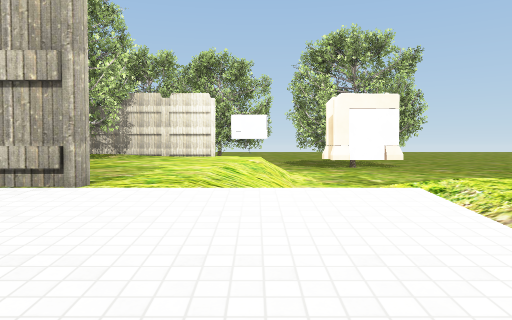
view 1 (above)

24 first-person views from a walk through a Unity game level. The camera is 1.3 m above the floor, tilts 2° down and sees 70° across. The floor is counted in squares, 2 m on a side. Each view is taken from the middle of a square. On the plan, view 1 faces up. The plan holds only what a view shows up to about 11 squares ahead; the rest is blank. The place goes on beyond the plan. The player character is not drawn. Some animated figures are left out. Some surface patterns are stand-ins.

view 2
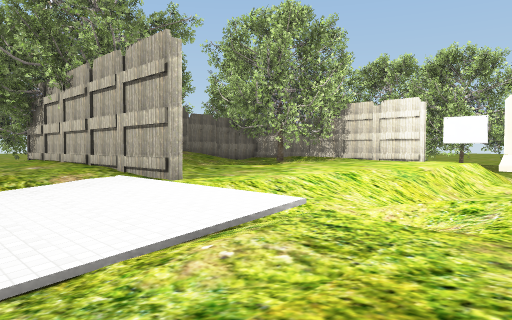

view 3
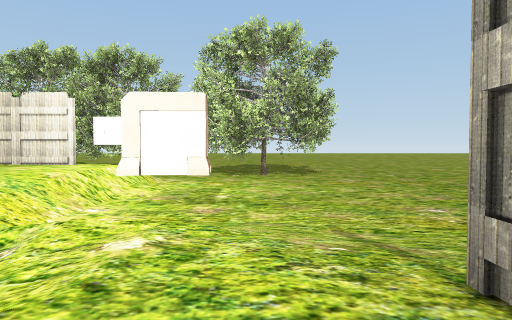

view 4
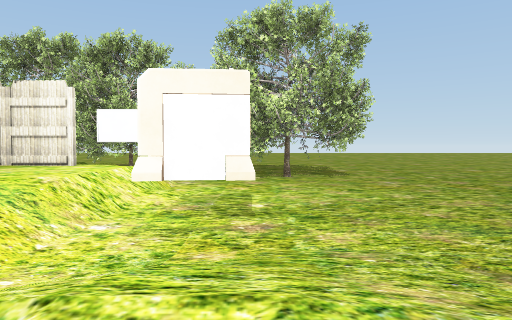

view 5
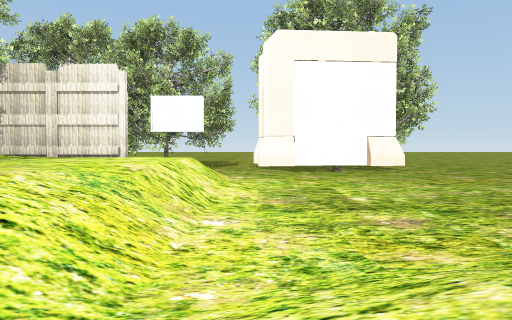

view 6
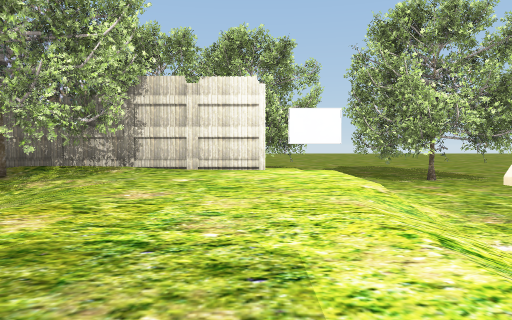

view 7
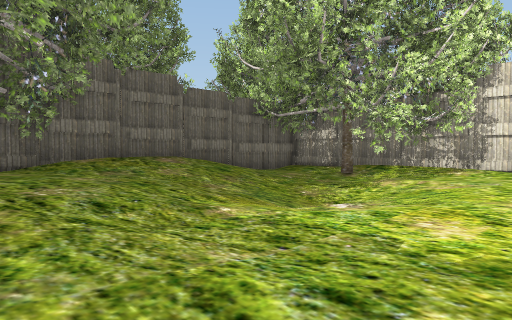

view 8
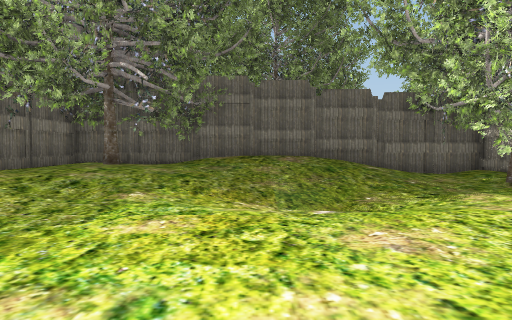

view 9
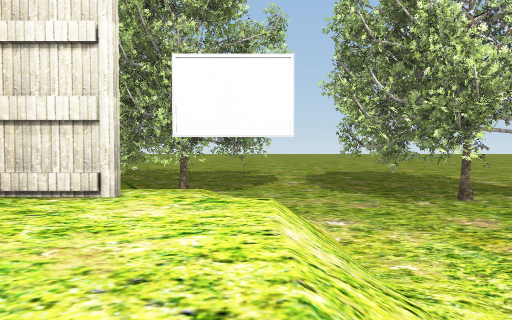

view 10
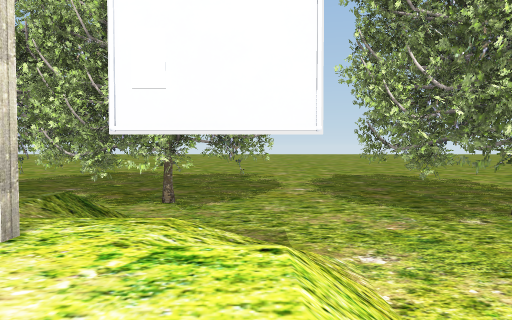

view 11
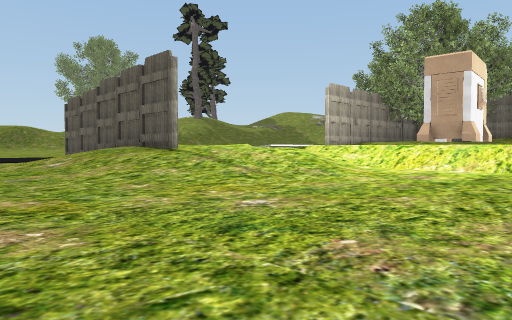

view 12
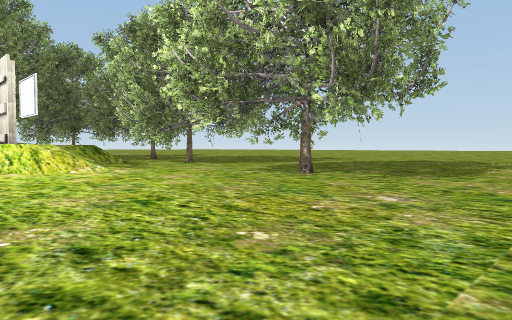

view 13
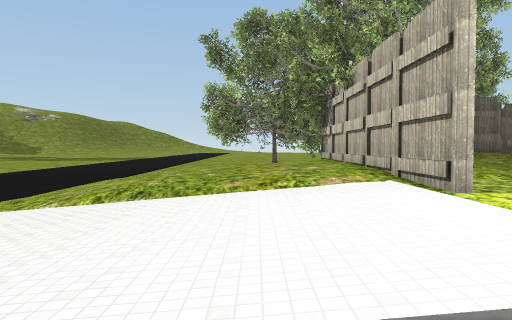

view 14
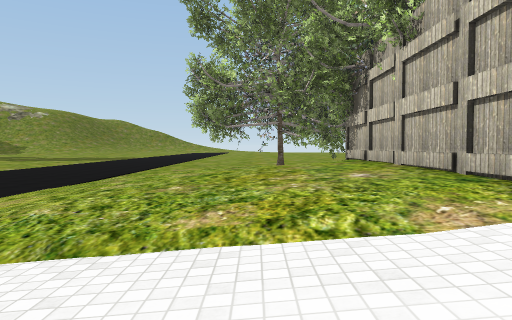

view 15
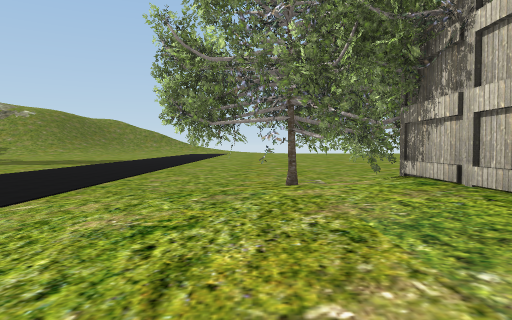

view 16
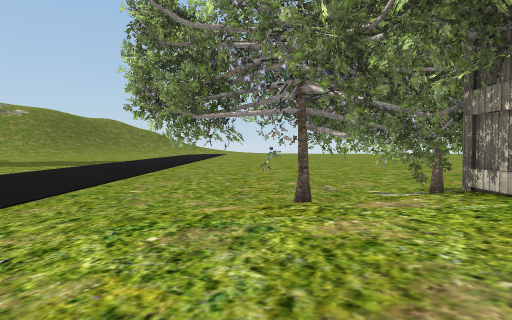

view 17
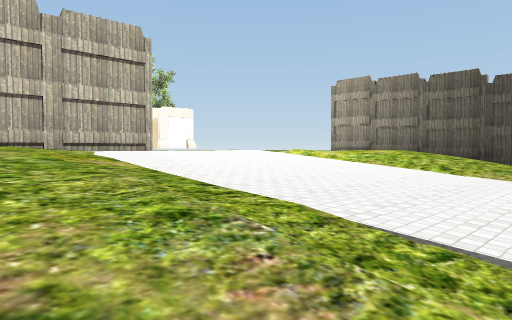

view 18
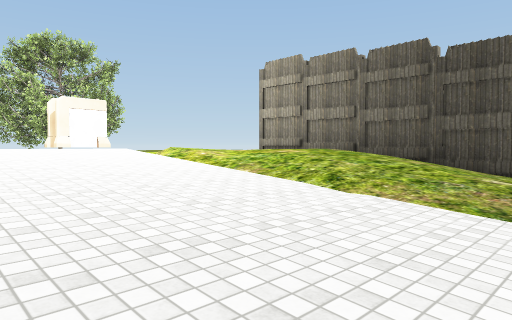

view 19
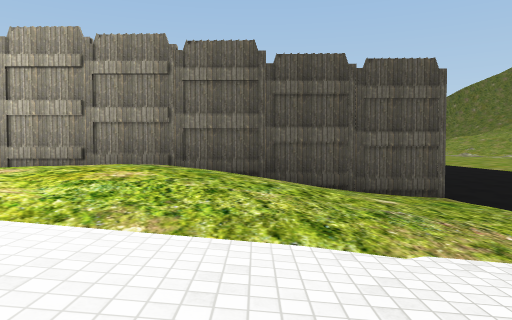

view 20
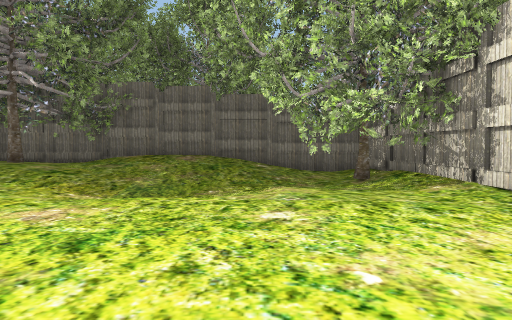

view 21
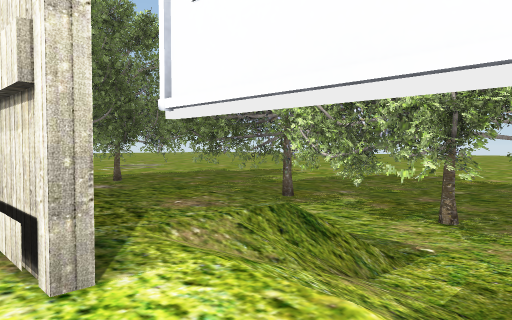

view 22
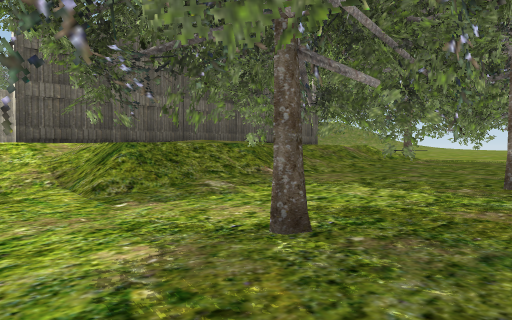

view 23
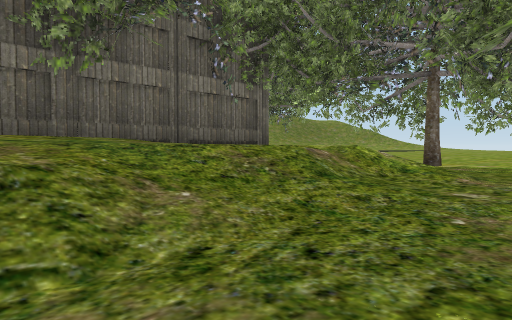

view 24
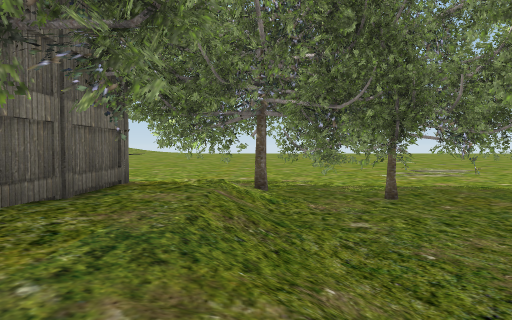

### Floor plan
Key: @ floor where view 1 was taken; # wall or solid block; x gap in a wall; . main floor; : floor 0.25 m higher than the main floor; + floor 1 m higher than the main floor; * floor 1.25 m higher than the main floor; % floor 1.5 m higher than the main floor; & floor 1.75 m higher than the main floor; $ floor 2 m higher than the main floor; / step, stairs or slope; = window, fence, low wall or low ledge; F fence; T thing the floor can be seen under or through; O other object.
Columns run from 19 left of view 1 to 12 right of it. Each row starts with its distance up from view 1.
 24                ..............
 23    .##..    #. T T  .........
 22    ##.....  :.TT T.#.. #  ...
 21    x.   ::: :: TT  ... ###....
 20    ###/x::::::/    ... ##.  ..
 19 ...  #////////////..... ..  ..
 18 ...  #////////%%%///... ......
 17      ##=/%% %%%%%////.........
 16      #/###F#FFFFFF=//..........
 15        F###/##%%%%%%/..........
 14        F **/# %%%%%%//.........
 13        F///+# %%%%%%//..........
 12        F///+///%%%%%/...........
 11        F///////%%%%//OOO........
 10        F///////%%%%//OOO........
  9        F///////%%%%//..........
  8        F//////%%%%%//.////.....
  7        ##&////%%%%%/////////...
  6  //#   F&##$$//%%%%/////////:..
  5  ///   F #  $$&/%%%//////////..
  4   x   ####FF##FFFF%// //%F///.
  3  ..  ###/&&&&&&&%%%%%//%%F///.
  2  ...  # /%&&&&&////////%%F////
  1  ...  =//%/////////////%%F //:
  0  ...   ////////////@/////F
 -1  ....  ///////*//////////F
 -2  ....  //////////////////F
 -3  ..../ //////////////////F
 -4  .....   ///////::::: ///F

Where each view was taken, in squares from view 1:
view 1: 0 up, 0 right, facing up
view 2: 0 up, 4 right, facing up-left
view 3: 2 up, 5 right, facing up
view 4: 4 up, 4 right, facing up
view 5: 5 up, 2 right, facing up
view 6: 5 up, 2 left, facing up
view 7: 5 up, 3 left, facing up-left
view 8: 9 up, 1 left, facing left
view 9: 11 up, 0 right, facing up
view 10: 13 up, 0 right, facing up
view 11: 13 up, 12 right, facing down-left
view 12: 13 up, 11 right, facing up-left
view 13: 1 up, 3 right, facing left
view 14: 1 up, 1 left, facing left
view 15: 1 up, 5 left, facing left
view 16: 1 up, 7 left, facing left
view 17: 4 down, 6 left, facing up-right
view 18: 4 down, 2 left, facing up-right
view 19: 1 down, 1 left, facing right
view 20: 12 up, 0 right, facing left
view 21: 15 up, 0 right, facing up-left
view 22: 24 up, 0 right, facing down-left
view 23: 21 up, 6 left, facing down-left
view 24: 18 up, 5 left, facing left
